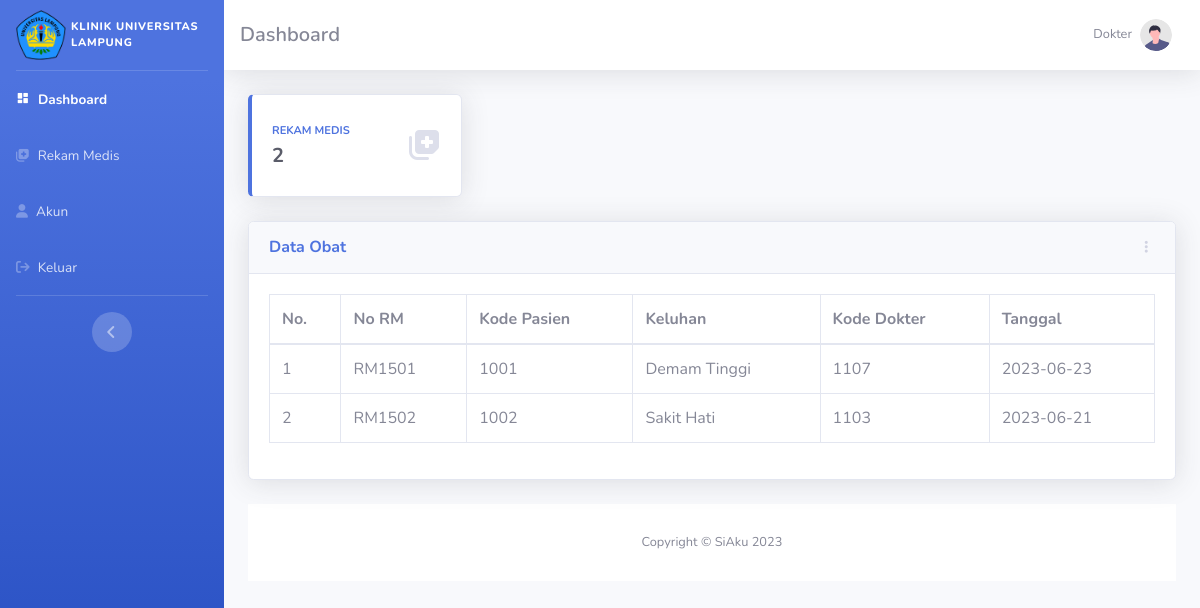
The page /dashboard-dokter/index.php on the database its author committed.
### tables this page shows
CREATE TABLE `rekam_medis` (
  `id` int(11) NOT NULL,
  `no_rekam_medis` varchar(30) DEFAULT NULL,
  `kode_pasien` varchar(30) DEFAULT NULL,
  `berat_badan` int(30) DEFAULT NULL,
  `tinggi_badan` int(30) DEFAULT NULL,
  `suhu_badan` int(30) DEFAULT NULL,
  `tanggal` date DEFAULT NULL,
  `keluhan` varchar(255) DEFAULT NULL,
  `obat` varchar(255) DEFAULT NULL,
  `kode_dokter` varchar(30) DEFAULT NULL
);

### dashboard-dokter/index.php (the view, shortened to what this page needs)
<?php
  include '../koneksi.php';
  $query = "SELECT * FROM rekam_medis ORDER BY id ASC";
  $result = mysqli_query($conn, $query);
  $no = 1;
?>
<!DOCTYPE html>
<html lang="en">
  <head>
    <link
      rel="stylesheet"
      href="https://cdnjs.cloudflare.com/ajax/libs/font-awesome/6.2.1/css/all.min.css"
    />
    <link
      rel="stylesheet"
      href="https://unpkg.com/boxicons@latest/css/boxicons.min.css"
    />
    <link rel="stylesheet" href="../dashboard-admin/css/style.css" />
    <link href="../dashboard-admin/css/sb-admin-2.min.css" rel="stylesheet" />
  </head>
  <body id="page-top">
    <div id="wrapper">
      <ul
        class="navbar-nav bg-gradient-primary sidebar sidebar-dark accordion"
        id="accordionSidebar"
      >
        <a
          class="sidebar-brand d-flex align-items-center justify-content-center"
          href="index.html"
        >
          <div class="sidebar-brand-icon">
            <img src="../img/logo-unila.png" />
            <p class="mb-0">KLINIK UNIVERSITAS LAMPUNG</p>
          </div>
        </a>
        <hr class="sidebar-divider my-0" />
        <li class="nav-item active">
          <a class="nav-link" href="index.php">
            <i class="fas bx bxs-dashboard"></i>
            <span>Dashboard</span></a
          >
        </li>
        <li class="nav-item">
          <a class="nav-link" href="rekam-medis.php">
          <i class="fas fa-solid fa-notes-medical "></i>
            <span>Rekam Medis</span></a
          >
        </li>
        <li class="nav-item">
          <a class="nav-link" href="akun.php">
            <i class="fas fa-solid fa-user"></i>
            <span>Akun</span></a
          >
        </li>
        <li class="nav-item">
          <a
            class="nav-link"
            href="#"
            data-toggle="modal"
            data-target="#logoutModal"
          >
            <i class="fas fa-solid fa-arrow-right-from-bracket"></i>
            <span>Keluar</span></a
          >
        </li>
        <hr class="sidebar-divider d-none d-md-block" />
        <div class="text-center d-none d-md-inline">
          <button class="rounded-circle border-0" id="sidebarToggle"></button>
        </div>
      </ul>
      <div id="content-wrapper" class="d-flex flex-column">
        <div id="content">
          <nav
            class="navbar navbar-expand navbar-light bg-white topbar mb-4 static-top shadow"
          >
            <h5 class="mb-0" style="font-weight: 600">Dashboard</h5>
            <ul class="navbar-nav ml-auto">
              <li class="nav-item dropdown no-arrow">
                <a
                  class="nav-link dropdown-toggle"
                  href="#"
                  id="userDropdown"
                  role="button"
                  data-toggle="dropdown"
                  aria-haspopup="true"
                  aria-expanded="false"
                >
                  <span class="mr-2 d-none d-lg-inline text-gray-600 small"
                    >Dokter</span
                  >
                  <img
                    class="img-profile rounded-circle"
                    src="../dashboard-admin/img/undraw_profile.svg"
                  />
                </a>
              </li>
            </ul>
          </nav>
          <div class="container-fluid">
            <div class="row">
              <div class="col-xl-3 col-md-6 mb-4">
                <div class="card border-left-primary shadow h-100 py-2">
                  <div class="card-body">
                    <div class="row no-gutters align-items-center">
                      <div class="col mr-2">
                        <div
                          class="text-xs font-weight-bold text-primary text-uppercase mb-1"
                        >
                          Rekam Medis
                        </div>
                        <?php
                          $dash_tersedia_query = "SELECT * FROM rekam_medis";
                          $dash_tersedia_query_run = mysqli_query($conn,$dash_tersedia_query);
                          if($tersedia_total = mysqli_num_rows($dash_tersedia_query_run)){
                            echo '<div class="h5 mb-0 font-weight-bold text-gray-800">'.$tersedia_total.'</div>';
                          }else{
                            echo '<div class="h5 mb-0 font-weight-bold text-gray-800"> No Data </div>';
                          }
                        ?>
                      </div>
                      <div class="col-auto">
                        <i
                            class="fas fa-solid fa-notes-medical fa-2x text-gray-300"
                        ></i>
                      </div>
                    </div>
                  </div>
                </div>
              </div>
            </div>
            <div class="row">
              <div class="col-xl-12 col-lg-7">
                <div class="card shadow mb-4">
                  <div
                    class="card-header py-3 d-flex flex-row align-items-center justify-content-between"
                  >
                    <h6 class="m-0 font-weight-bold text-primary">Data Obat</h6>
                    <div class="dropdown no-arrow">
                      <a
                        class="dropdown-toggle"
                        href="#"
                        role="button"
                        id="dropdownMenuLink"
                        data-toggle="dropdown"
                        aria-haspopup="true"
                        aria-expanded="false"
                      >
                        <i
                          class="fas fa-ellipsis-v fa-sm fa-fw text-gray-400"
                        ></i>
                      </a>
                    </div>
                  </div>
                  <div class="card-body">
                <div class="table-responsive">
                  <table
                    class="table table-bordered"
                    id="dataTable"
                    width="100%"
                    cellspacing="0"
                  >
                    <thead>
                      <tr>
                        <th>No.</th>
                        <th>No RM</th>
                        <th>Kode Pasien</th>
                        <th>Keluhan</th>
                        <th>Kode Dokter</th>
                        <th>Tanggal</th>
                      </tr>
                    </thead>
                    <tbody>
                      <?php
                        while ($row = mysqli_fetch_assoc($result)) {
                      ?>
                      <tr>
                        <td><?php echo $no; ?></td>
                        <td><?php echo $row['no_rekam_medis']; ?></td>
                        <td><?php echo $row['kode_pasien']; ?></td>
                        <td><?php echo $row['keluhan']; ?></td>
                        <td><?php echo $row['kode_dokter']; ?></td>
                        <td><?php echo $row['tanggal']; ?></td>
                      </tr>
                      <?php
                          $no++;
                        }
                      ?>
                    </tbody>
                  </table>
                </div>
              </div>
            </div>
          </div>
        </div>
        <footer class="sticky-footer bg-white">
          <div class="container my-auto">
            <div class="copyright text-center my-auto">
              <span>Copyright &copy; SiAku 2023</span>
            </div>
          </div>
        </footer>
      </div>
    </div>
  </body>
</html>

### dashboard-admin/css/style.css (style rules this page uses)
.sidebar-brand-icon img { width: 50px; }
.sidebar-brand-icon { display: flex; align-items: center; }
.sidebar-brand-icon p { font-size: 11px; text-align: left; margin-left: 5px; }

### rows shown on the page
rekam_medis: no_rekam_medis "RM1501", kode_pasien "1001", keluhan "Demam Tinggi", kode_dokter "1107", tanggal "2023-06-23"
rekam_medis: no_rekam_medis "RM1502", kode_pasien "1002", keluhan "Sakit Hati", kode_dokter "1103", tanggal "2023-06-21"

### other values the page prints
$tersedia_total "2"
